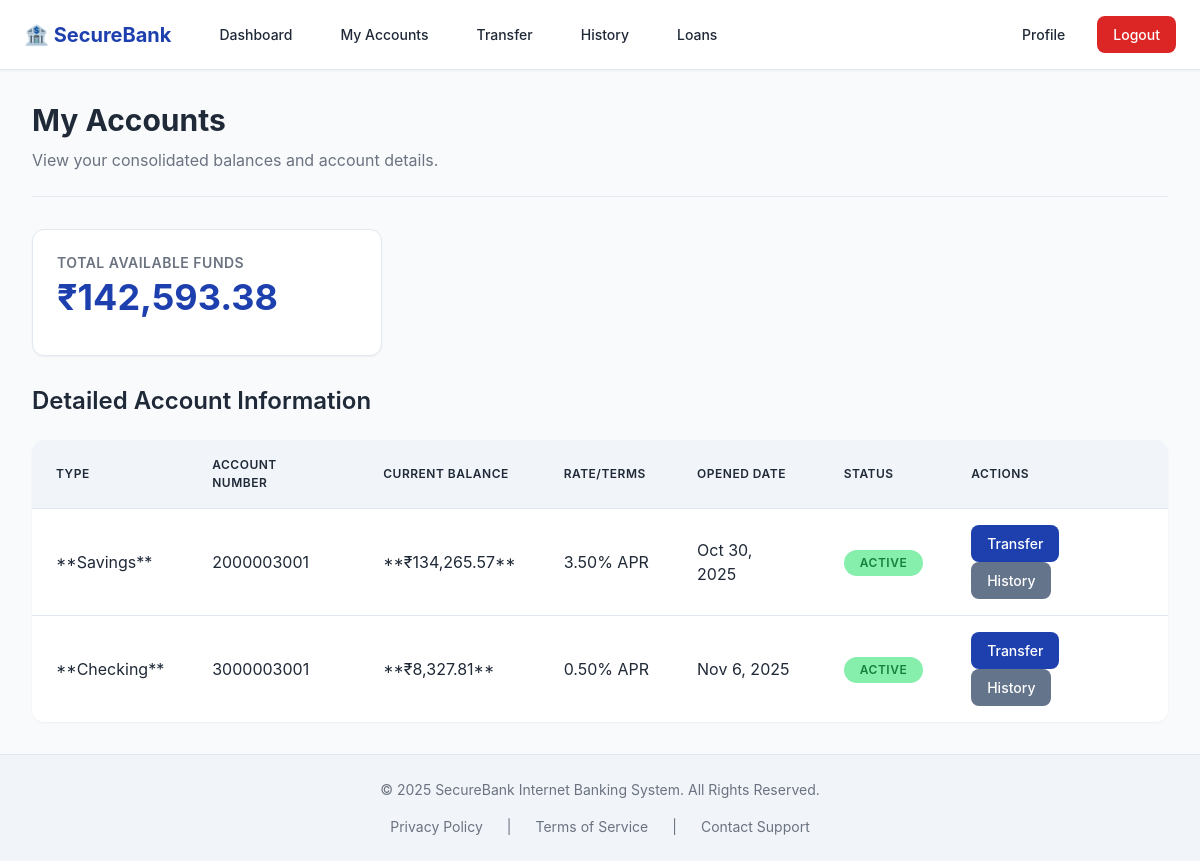
Page /client/accounts.php (signed in) on the committed database.
### tables this page shows
CREATE TABLE IF NOT EXISTS accounts (
    account_id INT PRIMARY KEY AUTO_INCREMENT,
    user_id INT NOT NULL,
    account_number VARCHAR(20) NOT NULL UNIQUE,
    type_id INT NOT NULL,
    current_balance DECIMAL(15,2) DEFAULT 0.00,
    is_active BOOLEAN DEFAULT TRUE,
    opened_date DATE NOT NULL,
    FOREIGN KEY (user_id) REFERENCES users(user_id),
    FOREIGN KEY (type_id) REFERENCES account_types(type_id)
);

CREATE TABLE IF NOT EXISTS account_types (
    type_id INT PRIMARY KEY AUTO_INCREMENT,
    type_name VARCHAR(100) NOT NULL UNIQUE,
    interest_rate DECIMAL(5,2) DEFAULT 0.00
);

### includes/functions.php (called while the page is built, shortened)
<?php
function formatCurrency(float $amount, string $currency_symbol = '₹'): string {
    return $currency_symbol . number_format($amount, 2, '.', ',');
}
function formatDate(string $datetime, string $format = 'M j, Y g:i A'): string {
    try {
        $date_obj = new DateTime($datetime);
        return $date_obj->format($format);
    } catch (Exception $e) {
        return "Invalid Date";
    }
}
?>

### client/accounts.php (the view, shortened to what this page needs)
<?php
require_once __DIR__ . '/../includes/functions.php';
$conn = connectDB();
$client_id = $_SESSION['user_id'];
$client_accounts = [];
$total_active_balance = 0.00;
try {
    $stmt_accounts = $conn->prepare("SELECT a.account_id, a.account_number, a.current_balance, a.is_active, a.opened_date, at.type_name, at.interest_rate
                                    FROM accounts a
                                    JOIN account_types at ON a.type_id = at.type_id
                                    WHERE a.user_id = ?
                                    ORDER BY a.is_active DESC, a.account_id ASC");
    $stmt_accounts->bind_param("i", $client_id);
    $stmt_accounts->execute();
    $client_accounts = $stmt_accounts->get_result()->fetch_all(MYSQLI_ASSOC);
    foreach ($client_accounts as $acc) {
        if ($acc['is_active']) {
            $total_active_balance += (float)$acc['current_balance'];
        }
    }
} catch (Exception $e) {
    $message = "Database error fetching account details: " . $e->getMessage();
    $message_type = 'error';
    error_log("Client Accounts DB Error: " . $e->getMessage());
} finally {
    $conn->close();
}
?>
<?php require_once __DIR__ . '/../includes/header.php'; ?>
<div class="page-title">
    <h1>My Accounts</h1>
    <p>View your consolidated balances and account details.</p>
</div>
<section class="account-overview">
    <div class="widget kpi-card primary-kpi" style="max-width: 350px; margin-bottom: 30px;">
        <h3>Total Available Funds</h3>
        <p class="kpi-value"><?php echo formatCurrency($total_active_balance); ?></p>
    </div>
    <h2>Detailed Account Information</h2>
    <?php if (!empty($client_accounts)): ?>
        <table class="data-table">
            <thead>
                <tr>
                    <th>Type</th>
                    <th>Account Number</th>
                    <th>Current Balance</th>
                    <th>Rate/Terms</th>
                    <th>Opened Date</th>
                    <th>Status</th>
                    <th>Actions</th>
                </tr>
            </thead>
            <tbody>
                <?php foreach ($client_accounts as $acc): ?>
                <tr class="<?php echo $acc['is_active'] ? '' : 'inactive-row'; ?>">
                    <td>**<?php echo htmlspecialchars($acc['type_name']); ?>**</td>
                    <td><?php echo htmlspecialchars($acc['account_number']); ?></td>
                    <td>**<?php echo formatCurrency($acc['current_balance']); ?>**</td>
                    <td>
                        <?php
                            if ($acc['is_active'] && $acc['type_name'] != 'Loan'):
                                echo htmlspecialchars($acc['interest_rate']) . '% APR';
                            elseif ($acc['type_name'] == 'Loan'):
                                echo 'See Loan Details';
                            else:
                                echo 'N/A';
                            endif;
                        ?>
                    </td>
                    <td><?php echo formatDate($acc['opened_date'], 'M j, Y'); ?></td>
                    <td>
                        <span class="status-badge <?php echo $acc['is_active'] ? 'active' : 'inactive'; ?>">
                            <?php echo $acc['is_active'] ? 'Active' : 'Closed'; ?>
                        </span>
                    </td>
                    <td>
                        <?php if ($acc['is_active']): ?>
                            <a href="transfer_funds.php?source_acc=<?php echo $acc['account_id']; ?>" class="btn-small btn-primary">Transfer</a>
                            <a href="transaction_history.php?acc_id=<?php echo $acc['account_id']; ?>" class="btn-small btn-secondary">History</a>
                        <?php else: ?>
                            <span style="color: var(--secondary-color);">No action</span>
                        <?php endif; ?>
                    </td>
                </tr>
                <?php endforeach; ?>
            </tbody>
        </table>
    <?php else: ?>
        <div class="message-box error-message">
            <p>You currently do not have any bank accounts associated with your profile.</p>
        </div>
    <?php endif; ?>
</section>
<?php
require_once __DIR__ . '/../includes/footer.php';
?>

### rows in the picture
accounts: type.type_name "Savings", account_number "2000003001", current_balance "₹134,265.57", type.interest_rate "3.50", opened_date "Oct 30, 2025", is_active "ACTIVE"
accounts: type.type_name "Checking", account_number "3000003001", current_balance "₹8,327.81", type.interest_rate "0.50", opened_date "Nov 6, 2025", is_active "ACTIVE"

### other values in the picture
formatCurrency($total_active_balance) "₹142,593.38"
